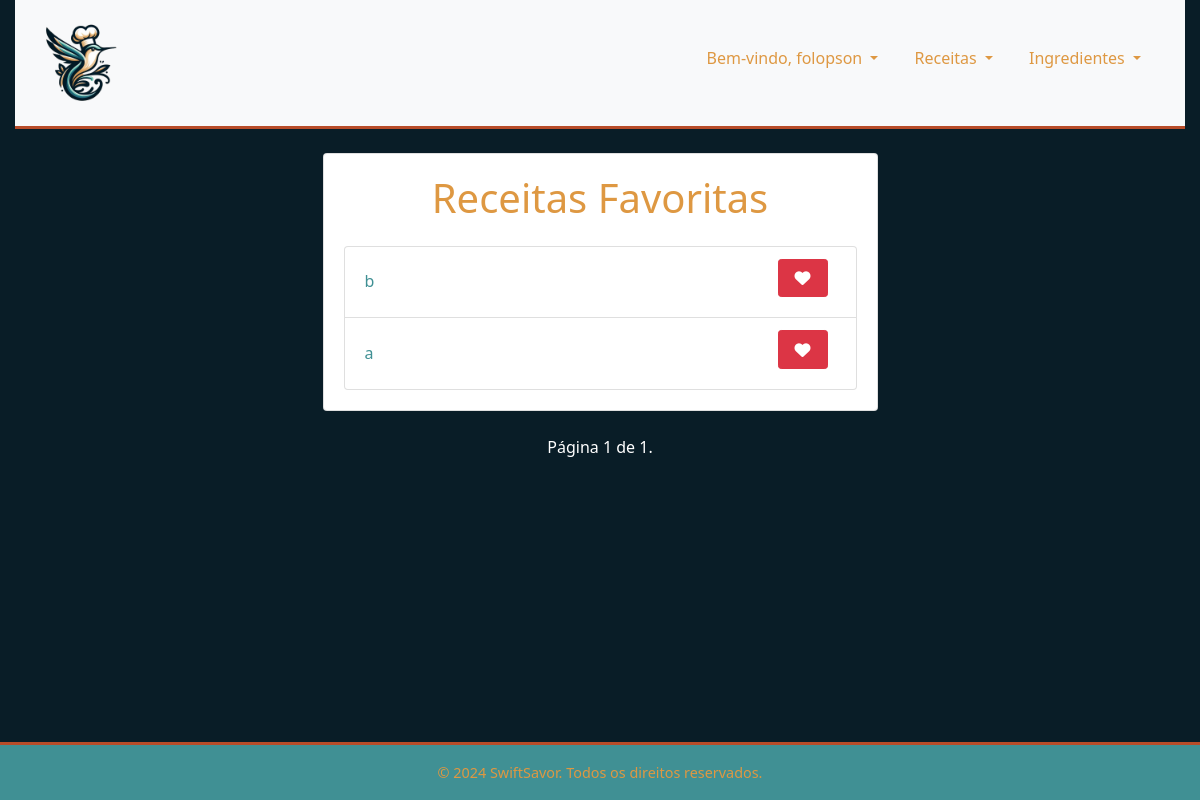
/favorites/favoritas/ (signed in), run on an earlier commit of the app's database.
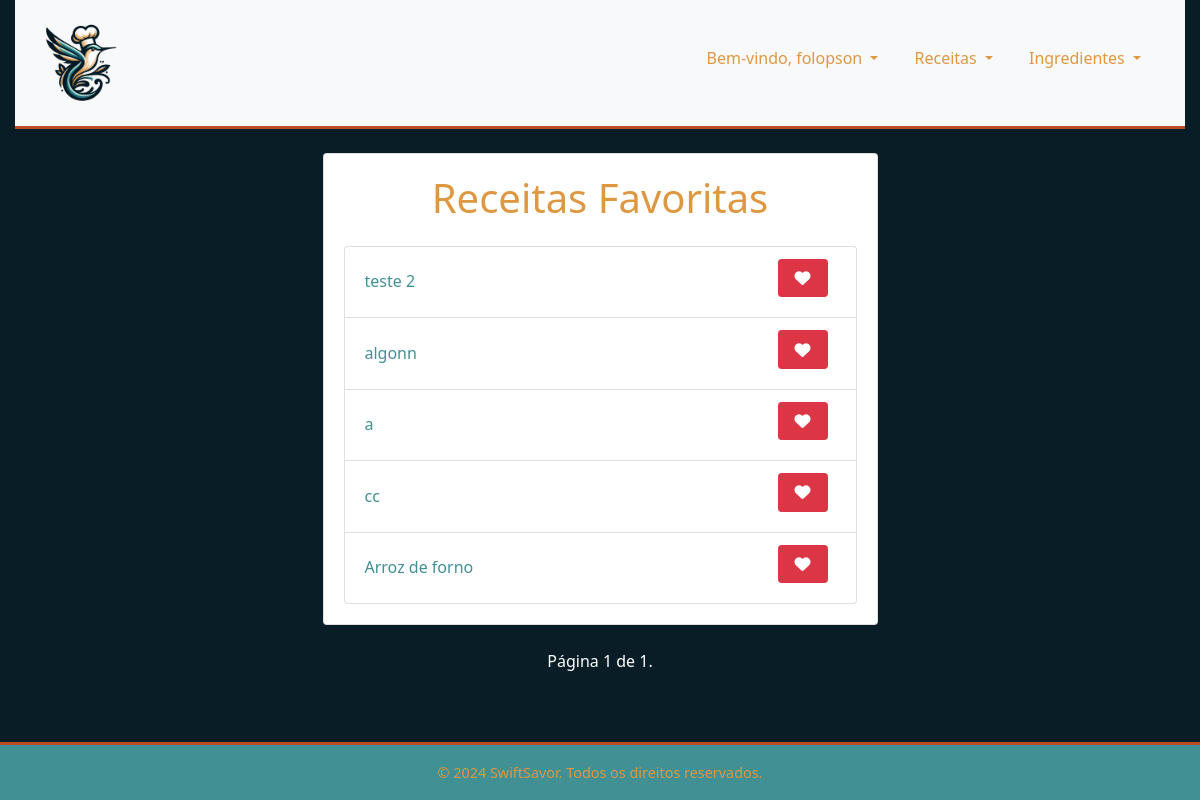
And on a later commit of the database.
### favorites/models.py (models this page shows, shortened)
class ReceitaFavorita(models.Model):
    usuario = models.ForeignKey(User, on_delete=models.CASCADE)
    receita = models.ForeignKey(Receita, on_delete=models.CASCADE)
    class Meta:
        unique_together = ('usuario', 'receita')

### recipes/models.py (models this page shows, shortened)
class Receita(models.Model):
    nome = models.CharField(max_length=200)
    ingredientes = models.ManyToManyField(Ingrediente)
    instruções = models.TextField()
    usuario = models.ForeignKey(User, on_delete=models.SET_NULL, null=True, blank=True)
    data_cadastro = models.DateField(auto_now_add=False, default=timezone.now)
    aprovada = models.BooleanField(default=False)

### favorites/views.py (the view)
# urls.py: path('favoritas/', views.receitas_favoritas, name='receitas_favoritas'),
@login_required
def receitas_favoritas(request):
    receitas_favoritas = ReceitaFavorita.objects.filter(usuario=request.user).select_related('receita')
    paginator = Paginator(receitas_favoritas, 10)
    page = request.GET.get('page')
    try:
        receitas_favoritas = paginator.page(page)
    except PageNotAnInteger:
        receitas_favoritas = paginator.page(1)
    except EmptyPage:
        receitas_favoritas = paginator.page(paginator.num_pages)
    return render(request, 'favorites/receitas_favoritas.html', {'receitas_favoritas': receitas_favoritas})

### favorites/templates/favorites/receitas_favoritas.html (shortened to what this page needs)
{% extends 'main/base.html' %}
{% block content %}
    <div class="container-fluid mt-4">
        <div class="row justify-content-center">
            <div class="col-md-6">
                <div class="card receitas-favoritas-card">
                    <div class="card-body">
                        <h1 class="mb-4 text-center">Receitas Favoritas</h1>
                        {% if receitas_favoritas %}
                            <ul class="list-group">
                                {% for receita_favorita in receitas_favoritas %}
                                    <li class="list-group-item">
                                        <a href="{% url 'detalhes_receita' receita_favorita.receita.id %}">
                                            {{ receita_favorita.receita.nome }}
                                        </a>
                                        <form method="post" action="{% url 'favorites:remover_favorito' receita_favorita.receita.id %}" class="d-inline">
                                            <button type="submit" class="btn btn-danger btn-sm" aria-label="Remover dos favoritos">
                                                <i class="fas fa-heart"></i>
                                            </button>
                                        </form>
                                    </li>
                                {% endfor %}
                            </ul>
                        {% else %}
                            <p class="text-center">Nenhuma receita favorita encontrada.</p>
                        {% endif %}
                    </div>
                </div>
                <div class="card pagination-card mt-4">
                    <div class="card-body">
                        <nav aria-label="Navegação de páginas" class="pagination justify-content-center">
                            <ul class="pagination-list">
                                <span class="current">
                                    Página {{ receitas_favoritas.number }} de {{ receitas_favoritas.paginator.num_pages }}.
                                </span>
                            </ul>
                        </nav>
                    </div>
                </div>
            </div>
        </div>
    </div>
{% endblock %}

### main/templates/main/base.html (shortened to what this page needs)
{% load static %}
<!DOCTYPE html>
<html lang="pt-BR">
<head>
    <link rel="stylesheet" href="https://stackpath.bootstrapcdn.com/bootstrap/4.3.1/css/bootstrap.min.css">
    <link rel="stylesheet" href="{% static 'main/css/styles.css' %}">
    <link rel="stylesheet" href="https://cdnjs.cloudflare.com/ajax/libs/font-awesome/5.15.3/css/all.min.css">
    <link rel="stylesheet" href="https://cdnjs.cloudflare.com/ajax/libs/font-awesome/6.0.0/css/all.min.css" />
</head>
<body>
    <div class="container-fluid">
        <nav class="navbar navbar-expand-lg navbar-light bg-light">
            <a href="{% url 'index' %}" class="navbar-brand">
                <img src="{% static 'main/logo.png' %}" alt="SwiftSavor Logo" height="100">
            </a>
            <div class="collapse navbar-collapse justify-content-end" id="navbarNav">
                <ul class="navbar-nav">
                    {% if user.is_authenticated %}
                        <li class="nav-item dropdown">
                            <a class="nav-link dropdown-toggle px3" href="#" id="navbarDropdownUsuario" role="button" data-toggle="dropdown" aria-haspopup="true" aria-expanded="false">
                                Bem-vindo, {{ user.username }}
                            </a>
                        </li>
                        {% if user.is_staff %}
                            <li class="nav-item">
                                <a class="nav-link px3" href="{% url 'admin_dashboard' %}">Dashboard</a>
                            </li>
                        {% else %}
                            <li class="nav-item dropdown">
                                <a class="nav-link dropdown-toggle px3" href="#" id="navbarDropdownReceitas" role="button" data-toggle="dropdown" aria-haspopup="true" aria-expanded="false">
                                    Receitas
                                </a>
                            </li>
                            <li class="nav-item dropdown">
                                <a class="nav-link dropdown-toggle px3" href="#" id="navbarDropdownIngredientes" role="button" data-toggle="dropdown" aria-haspopup="true" aria-expanded="false">
                                    Ingredientes
                                </a>
                            </li>
                        {% endif %}
                    {% endif %}
                </ul>
            </div>
        </nav>
        {% block content %}{% endblock %}
    </div>
    <footer class="footer mt-auto py-3">
        <div class="container-fluid">
            <p class="mb-0 w-100 text-center">&copy; 2024 SwiftSavor. Todos os direitos reservados.</p>
        </div>
    </footer>
</body>
</html>

### main/static/main/css/styles.css (style rules this page uses)
* { margin: 0; padding: 0; box-sizing: border-box; }
body { background-color: #091d27; color: #ffffff; font-family: 'Segoe UI', Tahoma, Geneva, Verdana, sans-serif; font-size: 1rem; line-height: 1.6; min-height: 100vh; display: flex; flex-direction: column; }
a { color: #409094; text-decoration: none; }
.footer { background-color: #409094; color: #de9842; padding: 10px 0; text-align: center; border-top: 3px solid #b84c29; font-size: 0.9rem; }
.navbar { background-color: #409094; border-bottom: 3px solid #b84c29; min-height: 80px; width: 100%; display: flex; justify-content: space-between; align-items: center; }
.navbar .navbar-brand, .navbar .nav-link, .navbar .dropdown-item, .navbar .nav-item.dropdown > .nav-link { color: #de9842; transition: color 0.3s ease-in-out; }
.navbar-nav { align-items: center; display: flex; line-height: 20px; margin-top: auto; margin-bottom: auto; flex-wrap: wrap; }
.navbar-nav > .nav-item { margin-right: 20px; margin-bottom: 10px; }
h1, h2, h3, h4, h5, h6 { color: #de9842; line-height: 1.2; }
.btn { font-size: 1rem; padding: 0.5rem 1rem; height: 2.4rem; text-align: center; display: flex; justify-content: center; align-items: center; margin-bottom: 0.5rem; }
.btn.btn-danger { margin-right: 0.5rem; }
.list-group-item { display: flex; justify-content: space-between; align-items: center; }
.pagination-card { max-width: 300px; margin: 0 auto; border: none; background-color: transparent; }
.pagination-card .card-body { padding: 0; }
.pagination-card .pagination-list { list-style: none; padding: 0; margin: 0; display: flex; justify-content: space-between; }

What changed in the data, as far as the page shows it:
removed ReceitaFavorita: receita.nome "b"
added ReceitaFavorita: receita.nome "teste 2"
added ReceitaFavorita: receita.nome "algonn"
added ReceitaFavorita: receita.nome "cc"
added ReceitaFavorita: receita.nome "Arroz de forno"
